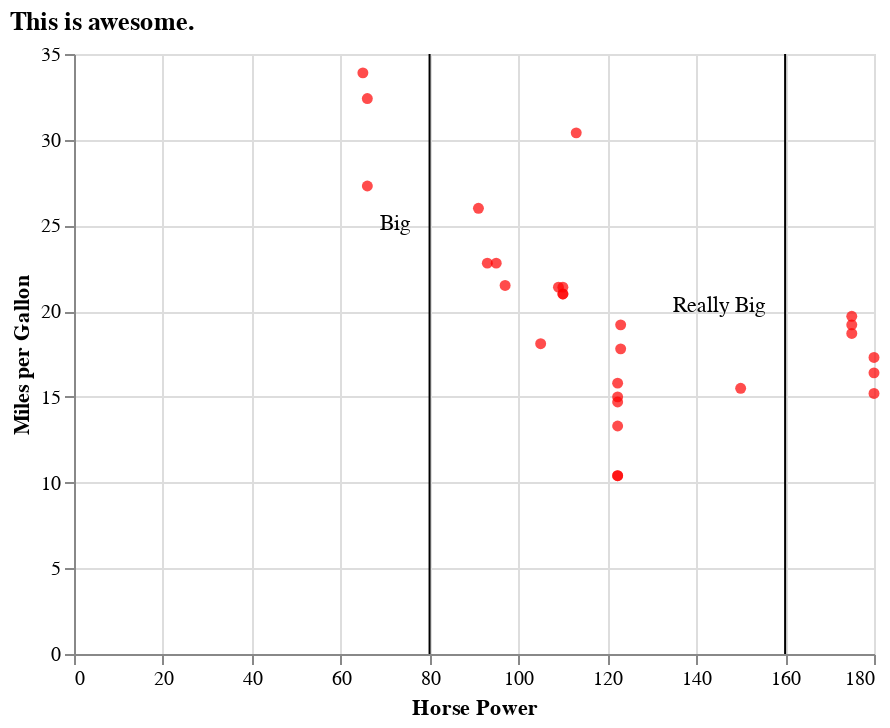

Notebook cell for this chart:
### Code cell
chart_final = chart  + line80labelline + line160labelline

chart_final

### Figure 1 — Vega-Lite specification as saved in the notebook (floating-point values rounded to 4 significant figures)
{"config": {"view": {"continuousWidth": 400, "continuousHeight": 300}}, "layer": [{"data": {"name": "data-87bddced51e5cfa14b79aa81194d4668"}, "mark": {"type": "circle", "color": "red"}, "encoding": {"x": {"field": "hp", "title": "Horse Power", "type": "quantitative"}, "y": {"field": "mpg", "title": "Miles per Gallon", "type": "quantitative"}}, "title": {"text": "This is awesome.", "anchor": "start"}}, {"layer": [{"mark": "rule", "encoding": {"x": {"field": "hp", "type": "quantitative"}}}, {"mark": {"type": "text", "align": "right", "baseline": "middle", "dx": -10, "dy": 85, "text": "Big"}, "encoding": {"x": {"field": "hp", "type": "quantitative"}, "y": {"value": 0}}}], "data": {"name": "data-dbf473b51075927bf6d73da567f5179d"}}, {"layer": [{"mark": "rule", "encoding": {"x": {"field": "hp", "type": "quantitative"}}}, {"mark": {"type": "text", "align": "right", "baseline": "middle", "dx": -10, "dy": 126, "text": "Really Big"}, "encoding": {"x": {"field": "hp", "type": "quantitative"}, "y": {"value": 0}}}], "data": {"name": "data-527e76cbcafcf2440ce7adcdee58a48e"}}], "$schema": "https://vega.github.io/schema/vega-lite/v4.17.0.json", "datasets": {"data-87bddced51e5cfa14b79aa81194d4668": [{"car": "Mazda RX4", "mpg": 21.0, "cyl": 6, "disp": 160.0, "hp": 110.0, "drat": 3.9, "wt": 2.62, "qsec": 16.46, "vs": 0.0, "am": 1, "gear": 4, "carb": 4}, {"car": "Mazda RX4 Wag", "mpg": 21.0, "cyl": 6, "disp": 160.0, "hp": 110.0, "drat": 3.9, "wt": 2.875, "qsec": 17.02, "vs": null, "am": 1, "gear": 4, "carb": 4}, {"car": "Datsun 710", "mpg": 22.8, "cyl": 4, "disp": 108.0, "hp": 93.0, "drat": 3.85, "wt": 2.32, "qsec": 18.61, "vs": 1.0, "am": 1, "gear": 999, "carb": 1}, {"car": "Hornet 4 Drive", "mpg": 21.4, "cyl": 6, "disp": 258.0, "hp": 110.0, "drat": 3.08, "wt": null, "qsec": 19.44, "vs": 1.0, "am": 0, "gear": 3, "carb": 1}, {"car": "Hornet Sportabout", "mpg": 18.7, "cyl": 8, "disp": 360.0, "hp": 175.0, "drat": 3.15, "wt": 3.44, "qsec": 17.02, "vs": 0.0, "am": 0, "gear": 3, "carb": 2}, {"car": "Valiant", "mpg": 18.1, "cyl": 6, "disp": 225.0, "hp": 105.0, "drat": 2.76, "wt": null, "qsec": 20.22, "vs": 1.0, "am": 0, "gear": 3, "carb": 1}, {"car": "Merc 230", "mpg": 22.8, "cyl": 4, "disp": 140.8, "hp": 95.0, "drat": 3.92, "wt": 3.15, "qsec": 22.9, "vs": 1.0, "am": 0, "gear": 4, "carb": 2}, {"car": "Merc 280", "mpg": 19.2, "cyl": 6, "disp": 167.6, "hp": 123.0, "drat": 3.92, "wt": null, "qsec": 18.3, "vs": 1.0, "am": 0, "gear": 4, "carb": 4}, {"car": "Merc 280C", "mpg": 17.8, "cyl": 6, "disp": 167.6, "hp": 123.0, "drat": 3.92, "wt": 3.44, "qsec": 18.9, "vs": null, "am": 0, "gear": 4, "carb": 4}, {"car": "Merc 450SE", "mpg": 16.4, "cyl": 8, "disp": 275.8, "hp": 180.0, "drat": 3.07, "wt": 4.07, "qsec": 17.4, "vs": 0.0, "am": 0, "gear": 3, "carb": 3}, {"car": "Merc 450SL", "mpg": 17.3, "cyl": 8, "disp": 275.8, "hp": 180.0, "drat": 3.07, "wt": null, "qsec": 17.6, "vs": 0.0, "am": 0, "gear": 3, "carb": 3}, {"car": "Merc 450SLC", "mpg": 15.2, "cyl": 8, "disp": 275.8, "hp": 180.0, "drat": 3.07, "wt": null, "qsec": 18.0, "vs": 0.0, "am": 0, "gear": 3, "carb": 3}, {"car": "Cadillac Fleetwood", "mpg": 10.4, "cyl": 8, "disp": 472.0, "hp": 122.3, "drat": 2.93, "wt": 5.25, "qsec": 17.98, "vs": null, "am": 0, "gear": 3, "carb": 4}, {"car": "Lincoln Continental", "mpg": 10.4, "cyl": 8, "disp": 460.0, "hp": 122.3, "drat": 3.0, "wt": null, "qsec": 17.82, "vs": 0.0, "am": 0, "gear": 3, "carb": 4}, {"car": "Chrysler Imperial", "mpg": 14.7, "cyl": 8, "disp": 440.0, "hp": 122.3, "drat": 3.23, "wt": null, "qsec": 17.42, "vs": 0.0, "am": 0, "gear": 3, "carb": 4}, {"car": "Fiat 128", "mpg": 32.4, "cyl": 4, "disp": 78.7, "hp": 66.0, "drat": 4.08, "wt": 2.2, "qsec": 19.47, "vs": 1.0, "am": 1, "gear": 999, "carb": 1}, {"car": "Toyota Corolla", "mpg": 33.9, "cyl": 4, "disp": 71.1, "hp": 65.0, "drat": 4.22, "wt": 1.835, "qsec": 19.9, "vs": 1.0, "am": 1, "gear": 999, "carb": 1}, {"car": "Toyota Corona", "mpg": 21.5, "cyl": 4, "disp": 120.1, "hp": 97.0, "drat": 3.7, "wt": null, "qsec": 20.01, "vs": 1.0, "am": 0, "gear": 3, "carb": 1}, {"car": "Dodge Challenger", "mpg": 15.5, "cyl": 8, "disp": 318.0, "hp": 150.0, "drat": 2.76, "wt": 3.52, "qsec": 16.87, "vs": 0.0, "am": 0, "gear": 3, "carb": 2}, {"car": "Camaro Z28", "mpg": 13.3, "cyl": 8, "disp": 350.0, "hp": 122.3, "drat": 3.73, "wt": null, "qsec": 15.41, "vs": 0.0, "am": 0, "gear": 3, "carb": 4}, {"car": "Pontiac Firebird", "mpg": 19.2, "cyl": 8, "disp": 400.0, "hp": 175.0, "drat": 3.08, "wt": 3.845, "qsec": 17.05, "vs": null, "am": 0, "gear": 3, "carb": 2}, {"car": "Fiat X1-9", "mpg": 27.3, "cyl": 4, "disp": 79.0, "hp": 66.0, "drat": 4.08, "wt": null, "qsec": 18.9, "vs": 1.0, "am": 1, "gear": 999, "carb": 1}, {"car": "Porsche 914-2", "mpg": 26.0, "cyl": 4, "disp": 120.3, "hp": 91.0, "drat": 4.43, "wt": 2.14, "qsec": 16.7, "vs": 0.0, "am": 1, "gear": 999, "carb": 2}, {"car": "Lotus Europa", "mpg": 30.4, "cyl": 4, "disp": 95.1, "hp": 113.0, "drat": 3.77, "wt": null, "qsec": 16.9, "vs": 1.0, "am": 1, "gear": 999, "carb": 2}, {"car": "Ford Pantera L", "mpg": 15.8, "cyl": 8, "disp": 351.0, "hp": 122.3, "drat": 4.22, "wt": null, "qsec": 14.5, "vs": 0.0, "am": 1, "gear": 5, "carb": 4}, {"car": "Ferrari Dino", "mpg": 19.7, "cyl": 6, "disp": 145.0, "hp": 175.0, "drat": 3.62, "wt": 2.77, "qsec": 15.5, "vs": null, "am": 1, "gear": 5, "carb": 6}, {"car": "Maserati Bora", "mpg": 15.0, "cyl": 8, "disp": 301.0, "hp": 122.3, "drat": 3.54, "wt": null, "qsec": 14.6, "vs": null, "am": 1, "gear": 5, "carb": 8}, {"car": "Volvo 142E", "mpg": 21.4, "cyl": 4, "disp": 121.0, "hp": 109.0, "drat": 4.11, "wt": 2.78, "qsec": 18.6, "vs": 1.0, "am": 1, "gear": 999, "carb": 2}], "data-dbf473b51075927bf6d73da567f5179d": [{"hp": 80}], "data-527e76cbcafcf2440ce7adcdee58a48e": [{"hp": 160}]}}
